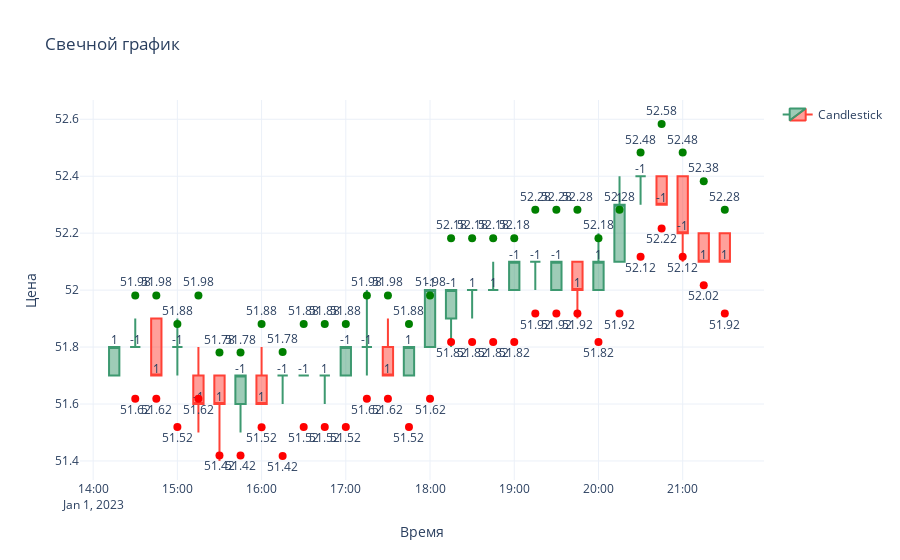

Notebook cell for this chart:
### Code cell
import pandas as pd
import plotly.graph_objects as go

# Пример данных
df = prepared_df[55:85]

fig = go.Figure(
    data=[
        go.Candlestick(
            x=df["timestamp"],
            open=df["open"],
            high=df["high"],
            low=df["low"],
            close=df["close"],
            name="Candlestick"
        )
    ]
)

# Добавление текстовых меток из колонки target
for _, row in df.iterrows():
    fig.add_trace(
        go.Scatter(
            x=[row["timestamp"]],
            y=[row["close"]],  # Метки располагаются на уровне закрытия свечи
            mode="text",
            text=row["target"],
            textposition="top center",
            showlegend=False
        )
    )

# Добавление меток со сдвигом вперёд
for i in range(len(df) - 1):  # Останавливаемся на предпоследней строке
    fig.add_trace(
        go.Scatter(
            x=[df["timestamp"].iloc[i + 1]],  # Метка на следующую свечу
            y=[df["close"].iloc[i] * (1 + df['dynamic_range'].iloc[i])],
            mode="markers+text",
            marker=dict(color="green", size=8),
            text=f"{df['close'].iloc[i] * (1 + df['dynamic_range'].iloc[i]):.2f}",
            textposition="top center",
            showlegend=False
        )
    )
    fig.add_trace(
        go.Scatter(
            x=[df["timestamp"].iloc[i + 1]],  # Метка на следующую свечу
            y=[df["close"].iloc[i] * (1 - df['dynamic_range'].iloc[i])],
            mode="markers+text",
            marker=dict(color="red", size=8),
            text=f"{df['close'].iloc[i] * (1 - df['dynamic_range'].iloc[i]):.2f}",
            textposition="bottom center",
            showlegend=False
        )
    )


# Настройка осей и заголовков
fig.update_layout(
    title="Свечной график",
    xaxis_title="Время",
    yaxis_title="Цена",
    xaxis_rangeslider_visible=False,  # Скрыть ползунок масштаба
    template="plotly_white"
)

# Отображение графика
fig.show()

### Figure 1 — Plotly figure (JSON) as saved in the notebook; plotly's stock layout.template omitted (floating-point values rounded to 4 significant figures)
{"data": [{"close": [51.8, 51.8, 51.7, 51.8, 51.6, 51.6, 51.7, 51.6, 51.7, 51.7, 51.7, 51.8, 51.8, 51.7, 51.8, 52, 52, 52, 52, 52.1, 52.1, 52.1, 52, 52.1, 52.3, 52.4, 52.3, 52.2, 52.1, 52.1], "high": [51.8, 51.9, 51.9, 51.9, 51.8, 51.7, 51.7, 51.8, 51.7, 51.7, 51.7, 51.8, 52, 51.9, 51.8, 52, 52, 52, 52.1, 52.1, 52.1, 52.1, 52.1, 52.2, 52.4, 52.4, 52.4, 52.4, 52.2, 52.2], "low": [51.7, 51.8, 51.7, 51.7, 51.5, 51.4, 51.5, 51.6, 51.6, 51.7, 51.6, 51.7, 51.7, 51.7, 51.7, 51.8, 51.8, 51.9, 52, 52, 52, 52, 51.9, 52, 52.1, 52.3, 52.3, 52.1, 52.1, 52.1], "name": "Candlestick", "open": [51.7, 51.8, 51.9, 51.8, 51.7, 51.7, 51.6, 51.7, 51.7, 51.7, 51.7, 51.7, 51.8, 51.8, 51.7, 51.8, 51.9, 52, 52, 52, 52.1, 52, 52.1, 52, 52.1, 52.4, 52.4, 52.4, 52.2, 52.2], "type": "candlestick", "x": ["2023-01-01 14:15:00", "2023-01-01 14:30:00", "2023-01-01 14:45:00", "2023-01-01 15:00:00", "2023-01-01 15:15:00", "2023-01-01 15:30:00", "2023-01-01 15:45:00", "2023-01-01 16:00:00", "2023-01-01 16:15:00", "2023-01-01 16:30:00", "2023-01-01 16:45:00", "2023-01-01 17:00:00", "2023-01-01 17:15:00", "2023-01-01 17:30:00", "2023-01-01 17:45:00", "2023-01-01 18:00:00", "2023-01-01 18:15:00", "2023-01-01 18:30:00", "2023-01-01 18:45:00", "2023-01-01 19:00:00", "2023-01-01 19:15:00", "2023-01-01 19:30:00", "2023-01-01 19:45:00", "2023-01-01 20:00:00", "2023-01-01 20:15:00", "2023-01-01 20:30:00", "2023-01-01 20:45:00", "2023-01-01 21:00:00", "2023-01-01 21:15:00", "2023-01-01 21:30:00"]}, {"mode": "text", "showlegend": false, "text": "1", "textposition": "top center", "type": "scatter", "x": ["2023-01-01 14:15:00"], "y": [51.8]}, {"mode": "text", "showlegend": false, "text": "-1", "textposition": "top center", "type": "scatter", "x": ["2023-01-01 14:30:00"], "y": [51.8]}, {"mode": "text", "showlegend": false, "text": "1", "textposition": "top center", "type": "scatter", "x": ["2023-01-01 14:45:00"], "y": [51.7]}, {"mode": "text", "showlegend": false, "text": "-1", "textposition": "top center", "type": "scatter", "x": ["2023-01-01 15:00:00"], "y": [51.8]}, {"mode": "text", "showlegend": false, "text": "-1", "textposition": "top center", "type": "scatter", "x": ["2023-01-01 15:15:00"], "y": [51.6]}, {"mode": "text", "showlegend": false, "text": "1", "textposition": "top center", "type": "scatter", "x": ["2023-01-01 15:30:00"], "y": [51.6]}, {"mode": "text", "showlegend": false, "text": "-1", "textposition": "top center", "type": "scatter", "x": ["2023-01-01 15:45:00"], "y": [51.7]}, {"mode": "text", "showlegend": false, "text": "1", "textposition": "top center", "type": "scatter", "x": ["2023-01-01 16:00:00"], "y": [51.6]}, {"mode": "text", "showlegend": false, "text": "-1", "textposition": "top center", "type": "scatter", "x": ["2023-01-01 16:15:00"], "y": [51.7]}, {"mode": "text", "showlegend": false, "text": "-1", "textposition": "top center", "type": "scatter", "x": ["2023-01-01 16:30:00"], "y": [51.7]}, {"mode": "text", "showlegend": false, "text": "1", "textposition": "top center", "type": "scatter", "x": ["2023-01-01 16:45:00"], "y": [51.7]}, {"mode": "text", "showlegend": false, "text": "-1", "textposition": "top center", "type": "scatter", "x": ["2023-01-01 17:00:00"], "y": [51.8]}, {"mode": "text", "showlegend": false, "text": "-1", "textposition": "top center", "type": "scatter", "x": ["2023-01-01 17:15:00"], "y": [51.8]}, {"mode": "text", "showlegend": false, "text": "1", "textposition": "top center", "type": "scatter", "x": ["2023-01-01 17:30:00"], "y": [51.7]}, {"mode": "text", "showlegend": false, "text": "1", "textposition": "top center", "type": "scatter", "x": ["2023-01-01 17:45:00"], "y": [51.8]}, {"mode": "text", "showlegend": false, "text": "-1", "textposition": "top center", "type": "scatter", "x": ["2023-01-01 18:00:00"], "y": [52]}, {"mode": "text", "showlegend": false, "text": "-1", "textposition": "top center", "type": "scatter", "x": ["2023-01-01 18:15:00"], "y": [52]}, {"mode": "text", "showlegend": false, "text": "1", "textposition": "top center", "type": "scatter", "x": ["2023-01-01 18:30:00"], "y": [52]}, {"mode": "text", "showlegend": false, "text": "1", "textposition": "top center", "type": "scatter", "x": ["2023-01-01 18:45:00"], "y": [52]}, {"mode": "text", "showlegend": false, "text": "-1", "textposition": "top center", "type": "scatter", "x": ["2023-01-01 19:00:00"], "y": [52.1]}, {"mode": "text", "showlegend": false, "text": "-1", "textposition": "top center", "type": "scatter", "x": ["2023-01-01 19:15:00"], "y": [52.1]}, {"mode": "text", "showlegend": false, "text": "-1", "textposition": "top center", "type": "scatter", "x": ["2023-01-01 19:30:00"], "y": [52.1]}, {"mode": "text", "showlegend": false, "text": "1", "textposition": "top center", "type": "scatter", "x": ["2023-01-01 19:45:00"], "y": [52]}, {"mode": "text", "showlegend": false, "text": "1", "textposition": "top center", "type": "scatter", "x": ["2023-01-01 20:00:00"], "y": [52.1]}, {"mode": "text", "showlegend": false, "text": "1", "textposition": "top center", "type": "scatter", "x": ["2023-01-01 20:15:00"], "y": [52.3]}, {"mode": "text", "showlegend": false, "text": "-1", "textposition": "top center", "type": "scatter", "x": ["2023-01-01 20:30:00"], "y": [52.4]}, {"mode": "text", "showlegend": false, "text": "-1", "textposition": "top center", "type": "scatter", "x": ["2023-01-01 20:45:00"], "y": [52.3]}, {"mode": "text", "showlegend": false, "text": "-1", "textposition": "top center", "type": "scatter", "x": ["2023-01-01 21:00:00"], "y": [52.2]}, {"mode": "text", "showlegend": false, "text": "1", "textposition": "top center", "type": "scatter", "x": ["2023-01-01 21:15:00"], "y": [52.1]}, {"mode": "text", "showlegend": false, "text": "1", "textposition": "top center", "type": "scatter", "x": ["2023-01-01 21:30:00"], "y": [52.1]}, {"marker": {"color": "green", "size": 8}, "mode": "markers+text", "showlegend": false, "text": "51.98", "textposition": "top center", "type": "scatter", "x": ["2023-01-01 14:30:00"], "y": [51.98]}, {"marker": {"color": "red", "size": 8}, "mode": "markers+text", "showlegend": false, "text": "51.62", "textposition": "bottom center", "type": "scatter", "x": ["2023-01-01 14:30:00"], "y": [51.62]}, {"marker": {"color": "green", "size": 8}, "mode": "markers+text", "showlegend": false, "text": "51.98", "textposition": "top center", "type": "scatter", "x": ["2023-01-01 14:45:00"], "y": [51.98]}, {"marker": {"color": "red", "size": 8}, "mode": "markers+text", "showlegend": false, "text": "51.62", "textposition": "bottom center", "type": "scatter", "x": ["2023-01-01 14:45:00"], "y": [51.62]}, {"marker": {"color": "green", "size": 8}, "mode": "markers+text", "showlegend": false, "text": "51.88", "textposition": "top center", "type": "scatter", "x": ["2023-01-01 15:00:00"], "y": [51.88]}, {"marker": {"color": "red", "size": 8}, "mode": "markers+text", "showlegend": false, "text": "51.52", "textposition": "bottom center", "type": "scatter", "x": ["2023-01-01 15:00:00"], "y": [51.52]}, {"marker": {"color": "green", "size": 8}, "mode": "markers+text", "showlegend": false, "text": "51.98", "textposition": "top center", "type": "scatter", "x": ["2023-01-01 15:15:00"], "y": [51.98]}, {"marker": {"color": "red", "size": 8}, "mode": "markers+text", "showlegend": false, "text": "51.62", "textposition": "bottom center", "type": "scatter", "x": ["2023-01-01 15:15:00"], "y": [51.62]}, {"marker": {"color": "green", "size": 8}, "mode": "markers+text", "showlegend": false, "text": "51.78", "textposition": "top center", "type": "scatter", "x": ["2023-01-01 15:30:00"], "y": [51.78]}, {"marker": {"color": "red", "size": 8}, "mode": "markers+text", "showlegend": false, "text": "51.42", "textposition": "bottom center", "type": "scatter", "x": ["2023-01-01 15:30:00"], "y": [51.42]}, {"marker": {"color": "green", "size": 8}, "mode": "markers+text", "showlegend": false, "text": "51.78", "textposition": "top center", "type": "scatter", "x": ["2023-01-01 15:45:00"], "y": [51.78]}, {"marker": {"color": "red", "size": 8}, "mode": "markers+text", "showlegend": false, "text": "51.42", "textposition": "bottom center", "type": "scatter", "x": ["2023-01-01 15:45:00"], "y": [51.42]}, {"marker": {"color": "green", "size": 8}, "mode": "markers+text", "showlegend": false, "text": "51.88", "textposition": "top center", "type": "scatter", "x": ["2023-01-01 16:00:00"], "y": [51.88]}, {"marker": {"color": "red", "size": 8}, "mode": "markers+text", "showlegend": false, "text": "51.52", "textposition": "bottom center", "type": "scatter", "x": ["2023-01-01 16:00:00"], "y": [51.52]}, {"marker": {"color": "green", "size": 8}, "mode": "markers+text", "showlegend": false, "text": "51.78", "textposition": "top center", "type": "scatter", "x": ["2023-01-01 16:15:00"], "y": [51.78]}, {"marker": {"color": "red", "size": 8}, "mode": "markers+text", "showlegend": false, "text": "51.42", "textposition": "bottom center", "type": "scatter", "x": ["2023-01-01 16:15:00"], "y": [51.42]}, {"marker": {"color": "green", "size": 8}, "mode": "markers+text", "showlegend": false, "text": "51.88", "textposition": "top center", "type": "scatter", "x": ["2023-01-01 16:30:00"], "y": [51.88]}, {"marker": {"color": "red", "size": 8}, "mode": "markers+text", "showlegend": false, "text": "51.52", "textposition": "bottom center", "type": "scatter", "x": ["2023-01-01 16:30:00"], "y": [51.52]}, {"marker": {"color": "green", "size": 8}, "mode": "markers+text", "showlegend": false, "text": "51.88", "textposition": "top center", "type": "scatter", "x": ["2023-01-01 16:45:00"], "y": [51.88]}, {"marker": {"color": "red", "size": 8}, "mode": "markers+text", "showlegend": false, "text": "51.52", "textposition": "bottom center", "type": "scatter", "x": ["2023-01-01 16:45:00"], "y": [51.52]}, {"marker": {"color": "green", "size": 8}, "mode": "markers+text", "showlegend": false, "text": "51.88", "textposition": "top center", "type": "scatter", "x": ["2023-01-01 17:00:00"], "y": [51.88]}, {"marker": {"color": "red", "size": 8}, "mode": "markers+text", "showlegend": false, "text": "51.52", "textposition": "bottom center", "type": "scatter", "x": ["2023-01-01 17:00:00"], "y": [51.52]}, {"marker": {"color": "green", "size": 8}, "mode": "markers+text", "showlegend": false, "text": "51.98", "textposition": "top center", "type": "scatter", "x": ["2023-01-01 17:15:00"], "y": [51.98]}, {"marker": {"color": "red", "size": 8}, "mode": "markers+text", "showlegend": false, "text": "51.62", "textposition": "bottom center", "type": "scatter", "x": ["2023-01-01 17:15:00"], "y": [51.62]}, {"marker": {"color": "green", "size": 8}, "mode": "markers+text", "showlegend": false, "text": "51.98", "textposition": "top center", "type": "scatter", "x": ["2023-01-01 17:30:00"], "y": [51.98]}, {"marker": {"color": "red", "size": 8}, "mode": "markers+text", "showlegend": false, "text": "51.62", "textposition": "bottom center", "type": "scatter", "x": ["2023-01-01 17:30:00"], "y": [51.62]}, {"marker": {"color": "green", "size": 8}, "mode": "markers+text", "showlegend": false, "text": "51.88", "textposition": "top center", "type": "scatter", "x": ["2023-01-01 17:45:00"], "y": [51.88]}, {"marker": {"color": "red", "size": 8}, "mode": "markers+text", "showlegend": false, "text": "51.52", "textposition": "bottom center", "type": "scatter", "x": ["2023-01-01 17:45:00"], "y": [51.52]}, {"marker": {"color": "green", "size": 8}, "mode": "markers+text", "showlegend": false, "text": "51.98", "textposition": "top center", "type": "scatter", "x": ["2023-01-01 18:00:00"], "y": [51.98]}, {"marker": {"color": "red", "size": 8}, "mode": "markers+text", "showlegend": false, "text": "51.62", "textposition": "bottom center", "type": "scatter", "x": ["2023-01-01 18:00:00"], "y": [51.62]}, {"marker": {"color": "green", "size": 8}, "mode": "markers+text", "showlegend": false, "text": "52.18", "textposition": "top center", "type": "scatter", "x": ["2023-01-01 18:15:00"], "y": [52.18]}, {"marker": {"color": "red", "size": 8}, "mode": "markers+text", "showlegend": false, "text": "51.82", "textposition": "bottom center", "type": "scatter", "x": ["2023-01-01 18:15:00"], "y": [51.82]}, {"marker": {"color": "green", "size": 8}, "mode": "markers+text", "showlegend": false, "text": "52.18", "textposition": "top center", "type": "scatter", "x": ["2023-01-01 18:30:00"], "y": [52.18]}, {"marker": {"color": "red", "size": 8}, "mode": "markers+text", "showlegend": false, "text": "51.82", "textposition": "bottom center", "type": "scatter", "x": ["2023-01-01 18:30:00"], "y": [51.82]}, {"marker": {"color": "green", "size": 8}, "mode": "markers+text", "showlegend": false, "text": "52.18", "textposition": "top center", "type": "scatter", "x": ["2023-01-01 18:45:00"], "y": [52.18]}, {"marker": {"color": "red", "size": 8}, "mode": "markers+text", "showlegend": false, "text": "51.82", "textposition": "bottom center", "type": "scatter", "x": ["2023-01-01 18:45:00"], "y": [51.82]}, {"marker": {"color": "green", "size": 8}, "mode": "markers+text", "showlegend": false, "text": "52.18", "textposition": "top center", "type": "scatter", "x": ["2023-01-01 19:00:00"], "y": [52.18]}, {"marker": {"color": "red", "size": 8}, "mode": "markers+text", "showlegend": false, "text": "51.82", "textposition": "bottom center", "type": "scatter", "x": ["2023-01-01 19:00:00"], "y": [51.82]}, {"marker": {"color": "green", "size": 8}, "mode": "markers+text", "showlegend": false, "text": "52.28", "textposition": "top center", "type": "scatter", "x": ["2023-01-01 19:15:00"], "y": [52.28]}, {"marker": {"color": "red", "size": 8}, "mode": "markers+text", "showlegend": false, "text": "51.92", "textposition": "bottom center", "type": "scatter", "x": ["2023-01-01 19:15:00"], "y": [51.92]}, {"marker": {"color": "green", "size": 8}, "mode": "markers+text", "showlegend": false, "text": "52.28", "textposition": "top center", "type": "scatter", "x": ["2023-01-01 19:30:00"], "y": [52.28]}, {"marker": {"color": "red", "size": 8}, "mode": "markers+text", "showlegend": false, "text": "51.92", "textposition": "bottom center", "type": "scatter", "x": ["2023-01-01 19:30:00"], "y": [51.92]}, {"marker": {"color": "green", "size": 8}, "mode": "markers+text", "showlegend": false, "text": "52.28", "textposition": "top center", "type": "scatter", "x": ["2023-01-01 19:45:00"], "y": [52.28]}, {"marker": {"color": "red", "size": 8}, "mode": "markers+text", "showlegend": false, "text": "51.92", "textposition": "bottom center", "type": "scatter", "x": ["2023-01-01 19:45:00"], "y": [51.92]}, {"marker": {"color": "green", "size": 8}, "mode": "markers+text", "showlegend": false, "text": "52.18", "textposition": "top center", "type": "scatter", "x": ["2023-01-01 20:00:00"], "y": [52.18]}, {"marker": {"color": "red", "size": 8}, "mode": "markers+text", "showlegend": false, "text": "51.82", "textposition": "bottom center", "type": "scatter", "x": ["2023-01-01 20:00:00"], "y": [51.82]}, {"marker": {"color": "green", "size": 8}, "mode": "markers+text", "showlegend": false, "text": "52.28", "textposition": "top center", "type": "scatter", "x": ["2023-01-01 20:15:00"], "y": [52.28]}, {"marker": {"color": "red", "size": 8}, "mode": "markers+text", "showlegend": false, "text": "51.92", "textposition": "bottom center", "type": "scatter", "x": ["2023-01-01 20:15:00"], "y": [51.92]}, {"marker": {"color": "green", "size": 8}, "mode": "markers+text", "showlegend": false, "text": "52.48", "textposition": "top center", "type": "scatter", "x": ["2023-01-01 20:30:00"], "y": [52.48]}, {"marker": {"color": "red", "size": 8}, "mode": "markers+text", "showlegend": false, "text": "52.12", "textposition": "bottom center", "type": "scatter", "x": ["2023-01-01 20:30:00"], "y": [52.12]}, {"marker": {"color": "green", "size": 8}, "mode": "markers+text", "showlegend": false, "text": "52.58", "textposition": "top center", "type": "scatter", "x": ["2023-01-01 20:45:00"], "y": [52.58]}, {"marker": {"color": "red", "size": 8}, "mode": "markers+text", "showlegend": false, "text": "52.22", "textposition": "bottom center", "type": "scatter", "x": ["2023-01-01 20:45:00"], "y": [52.22]}, {"marker": {"color": "green", "size": 8}, "mode": "markers+text", "showlegend": false, "text": "52.48", "textposition": "top center", "type": "scatter", "x": ["2023-01-01 21:00:00"], "y": [52.48]}, {"marker": {"color": "red", "size": 8}, "mode": "markers+text", "showlegend": false, "text": "52.12", "textposition": "bottom center", "type": "scatter", "x": ["2023-01-01 21:00:00"], "y": [52.12]}, {"marker": {"color": "green", "size": 8}, "mode": "markers+text", "showlegend": false, "text": "52.38", "textposition": "top center", "type": "scatter", "x": ["2023-01-01 21:15:00"], "y": [52.38]}, {"marker": {"color": "red", "size": 8}, "mode": "markers+text", "showlegend": false, "text": "52.02", "textposition": "bottom center", "type": "scatter", "x": ["2023-01-01 21:15:00"], "y": [52.02]}, {"marker": {"color": "green", "size": 8}, "mode": "markers+text", "showlegend": false, "text": "52.28", "textposition": "top center", "type": "scatter", "x": ["2023-01-01 21:30:00"], "y": [52.28]}, {"marker": {"color": "red", "size": 8}, "mode": "markers+text", "showlegend": false, "text": "51.92", "textposition": "bottom center", "type": "scatter", "x": ["2023-01-01 21:30:00"], "y": [51.92]}], "layout": {"title": {"text": "Свечной график"}, "xaxis": {"rangeslider": {"visible": false}, "title": {"text": "Время"}}, "yaxis": {"title": {"text": "Цена"}}}}
